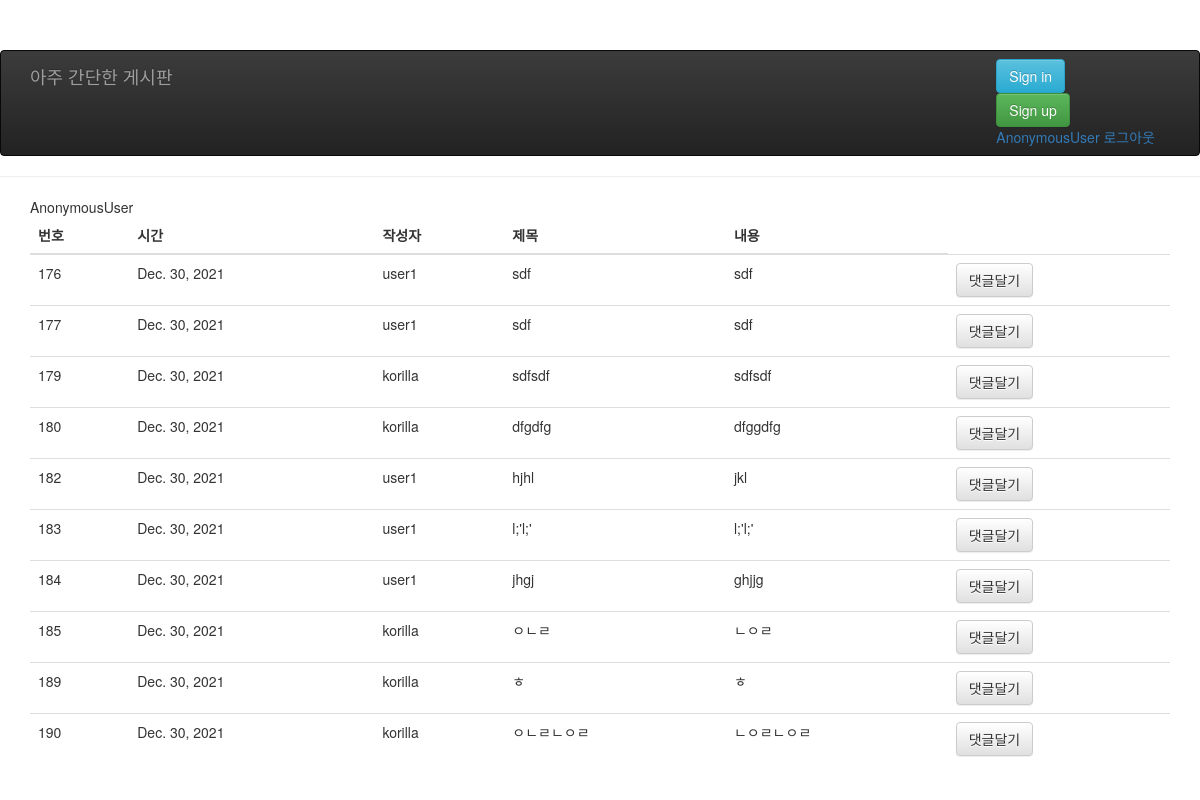
Before: /board/list/ with the older database file.
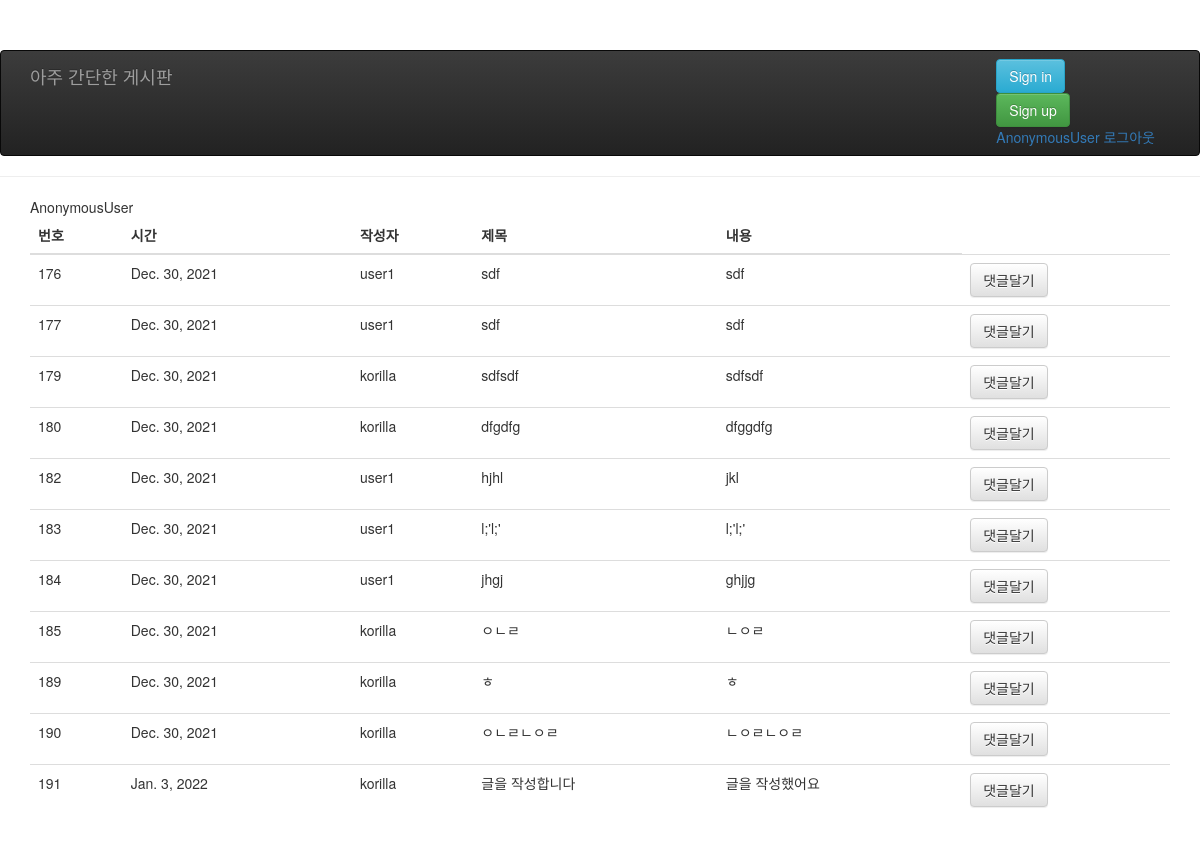
After: the same page with the newer database file.
### board/models.py (models this page shows, shortened)
class Board(models.Model):
    user = models.ForeignKey(User, on_delete=models.CASCADE)
    createdate = models.DateField(
        verbose_name='Date Created', auto_now_add=True)
    subject = models.CharField(max_length=50)
    content = models.TextField()

### board/views.py (the view)
# urls.py: path('list/', views.list, name='list'),
def list(request):
    rows = Board.objects.all()
    posts = Comment.objects.all()
    content2 = {'posts': posts}
    content = {'rows': rows}
    return render(request, 'board/list.html', content)

### board/templates/board/list.html (shortened to what this page needs)
{% extends './base.html' %}
{% load static %}
{% block content %}
<div class="container">
    <table class='table'>
        <thead>
            <tr>
                <th> 번호 </th>
                <th> 시간 </th>
                <th> 작성자 </th>
                <th> 제목 </th>
                <th> 내용 </th>
            </tr>
        </thead>
        <tbody>
            {% for row in rows %}
            <tr>
                <td>{{row.id}}</td>
                <td>{{row.createdate}}</td>
                <td>{{row.user.username}}</td>
                <td>{{row.subject}}</td>
                <td>{{row.content}}</td>
                <td>
                    <form action='/board/comment/' method='POST'>{% csrf_token %}
                        <button type='submit' class='btn btn-default'>댓글달기</button>
                    </form>
                </td>
            </tr>
            {% endfor %}
        </tbody>
    </table>
</div>
{% endblock content %}

### board/templates/board/base.html (shortened to what this page needs)
{% load static %}
<!DOCTYPE html>
<html>
<head>
    <link type='text/css' rel='stylesheet' href='{% static "bootstrap.min.css" %}' />
    <link type='text/css' rel='stylesheet' href='{% static "bootstrap-theme.min.css" %}' />
    <link type='text/css' rel='stylesheet' href='{% static "list.css" %}' />
</head>
<body>
    <nav class="navbar navbar-inverse">
        <div class="container">
            <div class="navbar-header">
                <a class="navbar-brand" href="{% url 'main' %}">아주 간단한 게시판</a>
            </div>
            <div id="navbar" class="navbar-collapse collapse">
                <div class="navbar-form navbar-right">
                    <form action="/board/login/" method="POST">{% csrf_token %}
                        <button type="submit" class="btn btn-info">Sign in</button>
                    </form>
                    <form action="/board/signup/" method="POST">{% csrf_token %}
                        <button type="submit" class="btn btn-success">Sign up</button>
                    </form>
                    <a>{{ user }}</a>
                    <a href="{% url 'logout' %}?next={{ request.path }}"
                        onclick="return confirm('정말로 로그아웃 하시겠습니까?');">로그아웃</a>
                </div>
            </div>
        </div>
    </nav>
    <hr>
    {% block content %}
    {% endblock content %}
</body>
</html>

### static/list.css (style rules this page uses)
body { padding-top: 50px; padding-bottom: 20px; }

Changed rows visible on the page:
added Board: id "191", createdate "Jan. 3, 2022", user.username "korilla", subject "글을 작성합니다", content "글을 작성했어요"
